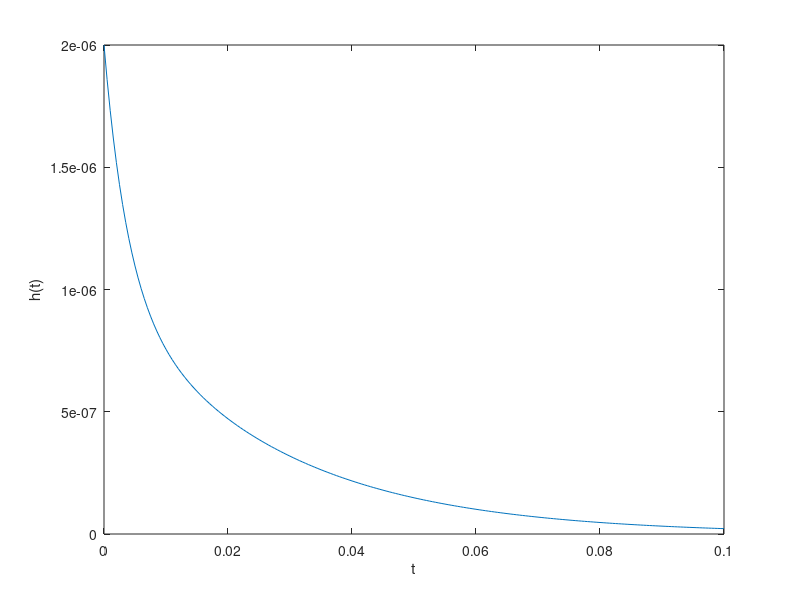

MATLAB code for this plot:
%
%Part (A1)
%Script M-file determines characteristic roots of op-amp circuit.
% Set component values:
R = [1e4, 1e4, 1e4]; C = [1e-6, 1e-6];
% Determine coefficients for characteristic equation:
A = [1, (1/R(1)+1/R(2)+1/R(3))/C(2), 1/(R(1)*R(2)*C(1)*C(2))];
% Determine characteristic roots:
lambda = roots(A);

poly(lambda);
%}

%
%part (A2) 
%Script M-file determines characteristic roots of op-amp circuit.
% Set component values:
R = [1e4, 1e4, 1e4]; C = [1e-6, 1e-6];
% Determine coefficients for characteristic equation:
A = [1, (1/R(1)+1/R(2)+1/R(3))/C(2), 1/(R(1)*R(2)*C(1)*C(2))];
% Determine characteristic roots:
lambda = roots(A);

poly(lambda);
t = [0:0.0005:0.1];
u = @(t) 1.0* (t>=0);

h = @(t) (C(1).* exp(lambda(1).* t) + C(2).* exp(lambda(2).*t)).*(u(t));

plot(t,h(t))
xlabel("t");
ylabel("h(t)");
%}

